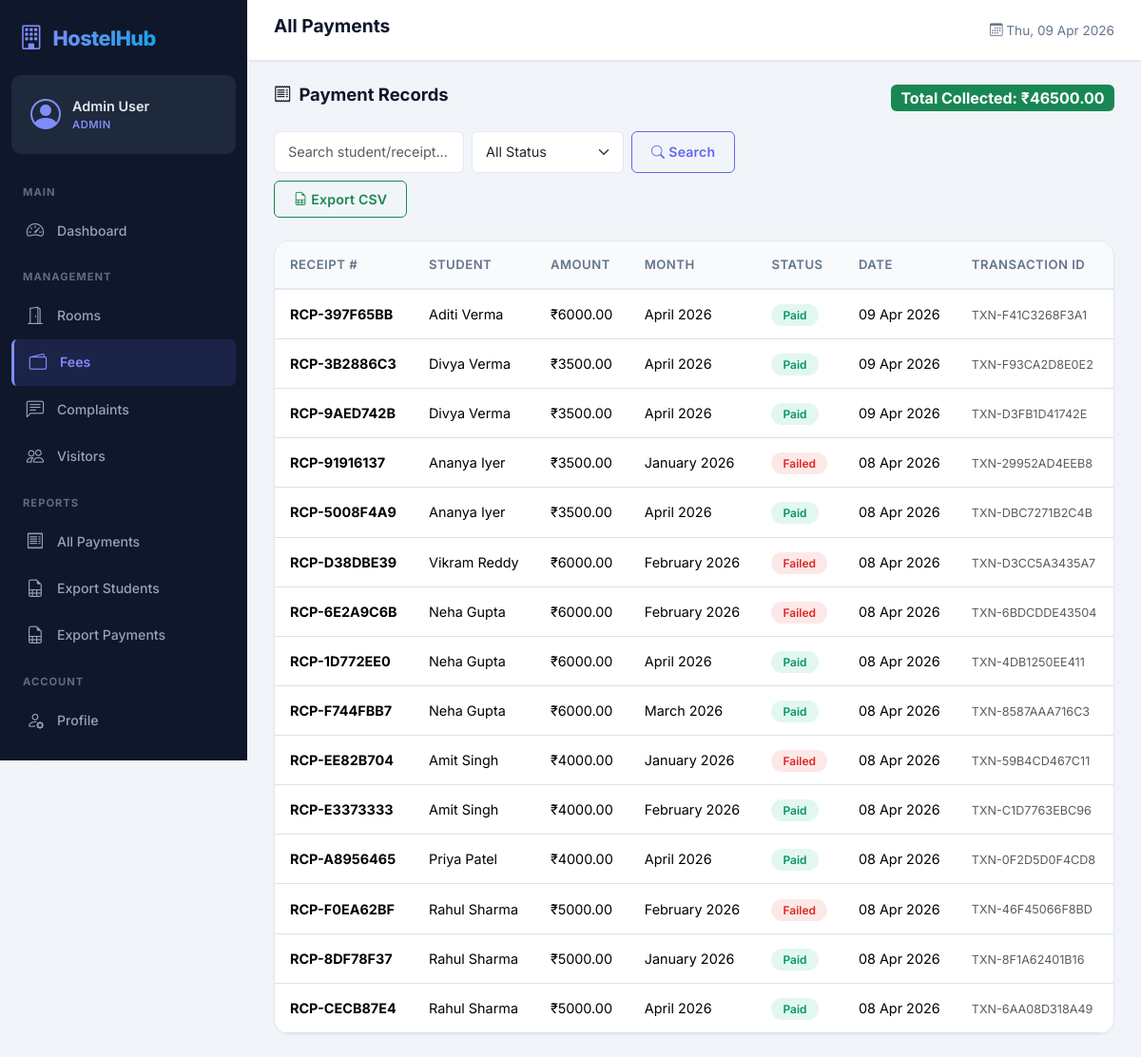
The app's page /fees/all/ (signed in) with its own data.
### apps/accounts/models.py (models this page shows, shortened)
class CustomUser(AbstractUser):
    ROLE_CHOICES = [
        ('student', 'Student'),
        ('admin', 'Admin'),
        ('warden', 'Warden'),
    ]
    role = models.CharField(max_length=10, choices=ROLE_CHOICES, default='student')
    phone = models.CharField(max_length=15, blank=True)
    parent_phone = models.CharField(max_length=15, blank=True, verbose_name='Parent/Guardian Phone')
    address = models.TextField(blank=True)
    institution = models.CharField(max_length=200, blank=True, verbose_name='College/Institution')
    profile_pic = models.ImageField(upload_to='profile_pics/', blank=True, null=True)
    class Meta:
        verbose_name = 'User'
        verbose_name_plural = 'Users'
    @property
    def is_student(self):
        return self.role == 'student'
    @property
    def is_hostel_admin(self):
        return self.role == 'admin' or self.is_superuser

### apps/fees/models.py (models this page shows, shortened)
class Payment(models.Model):
    STATUS_CHOICES = [
        ('pending', 'Pending'),
        ('paid', 'Paid'),
        ('failed', 'Failed'),
    ]
    student = models.ForeignKey(settings.AUTH_USER_MODEL, on_delete=models.CASCADE, related_name='payments')
    amount = models.DecimalField(max_digits=10, decimal_places=2)
    fee_month = models.CharField(max_length=20, help_text='e.g., April 2026')
    payment_date = models.DateTimeField(auto_now_add=True)
    transaction_id = models.CharField(max_length=50, unique=True, editable=False)
    status = models.CharField(max_length=10, choices=STATUS_CHOICES, default='pending')
    receipt_number = models.CharField(max_length=20, unique=True, editable=False)
    payment_method = models.CharField(max_length=30, default='Online (Mock)')
    notes = models.TextField(blank=True)
    class Meta:
        ordering = ['-payment_date']

### apps/fees/views.py (the view)
    def wrapper(request, *args, **kwargs):
        if not request.user.is_authenticated:
            return redirect('accounts:login')
        if not (request.user.is_hostel_admin or request.user.is_warden):
            messages.error(request, 'Access denied.')
            return redirect('dashboard:home')
        return view_func(request, *args, **kwargs)

### apps/fees/views.py (called while the page is built, shortened)
def admin_required(view_func):
    def wrapper(request, *args, **kwargs):
        if not request.user.is_authenticated:
            return redirect('accounts:login')
        if not (request.user.is_hostel_admin or request.user.is_warden):
            messages.error(request, 'Access denied.')
            return redirect('dashboard:home')
        return view_func(request, *args, **kwargs)
    return wrapper

@admin_required
def all_payments(request):
    payments = Payment.objects.all().select_related('student')
    status_filter = request.GET.get('status')
    if status_filter:
        payments = payments.filter(status=status_filter)
    search = request.GET.get('search')
    total_collected = sum(p.amount for p in payments if p.status == 'paid')
    context = {
        'payments': payments,
        'total_collected': total_collected,
        'selected_status': status_filter,
        'search_query': search or '',
    }
    return render(request, 'fees/all_payments.html', context)

### templates/fees/all_payments.html (shortened to what this page needs)
{% extends 'base.html' %}
{% block page_title %}All Payments{% endblock %}
{% block content %}
<div class="section-header">
    <h2><i class="bi bi-receipt me-2"></i>Payment Records</h2>
    <span class="badge bg-success fs-6">Total Collected: ₹{{ total_collected }}</span>
</div>
<div class="filter-bar">
    <form method="GET" class="d-flex flex-wrap gap-2">
        <input type="text" name="search" class="form-control form-control-sm" style="max-width:200px;"
               placeholder="Search student/receipt..." value="{{ search_query }}">
        <select name="status" class="form-select form-select-sm" style="max-width:160px;">
            <option value="">All Status</option>
        </select>
        <button class="btn btn-sm btn-outline-primary"><i class="bi bi-search me-1"></i>Search</button>
        <a href="{% url 'dashboard:export_csv' 'payments' %}" class="btn btn-sm btn-outline-success">
            <i class="bi bi-file-earmark-spreadsheet me-1"></i>Export CSV
        </a>
    </form>
</div>
<div class="table-container">
    <div class="table-responsive">
        <table class="table">
            <thead>
                <tr>
                    <th>Receipt #</th>
                    <th>Student</th>
                    <th>Amount</th>
                    <th>Month</th>
                    <th>Status</th>
                    <th>Date</th>
                    <th>Transaction ID</th>
                </tr>
            </thead>
            <tbody>
                {% for payment in payments %}
                <tr>
                    <td><strong>{{ payment.receipt_number }}</strong></td>
                    <td>{{ payment.student.get_full_name }}</td>
                    <td>₹{{ payment.amount }}</td>
                    <td>{{ payment.fee_month }}</td>
                    <td><span class="badge-status badge-{{ payment.status }}">{{ payment.get_status_display }}</span></td>
                    <td>{{ payment.payment_date|date:"d M Y" }}</td>
                    <td><small class="text-muted">{{ payment.transaction_id }}</small></td>
                </tr>
                {% empty %}
                <tr>
                    <td colspan="7" class="text-center text-muted py-4">No payments found.</td>
                </tr>
                {% endfor %}
            </tbody>
        </table>
    </div>
</div>
{% endblock %}

### templates/base.html (shortened to what this page needs)
{% load static %}
<!DOCTYPE html>
<html lang="en" data-bs-theme="light">
<head>
    <link href="https://cdn.jsdelivr.net/npm/bootstrap@5.3.3/dist/css/bootstrap.min.css" rel="stylesheet">
    <link rel="stylesheet" href="https://cdn.jsdelivr.net/npm/bootstrap-icons@1.11.3/font/bootstrap-icons.min.css">
    <link rel="stylesheet" href="{% static 'css/style.css' %}">
</head>
<body>
    {% if user.is_authenticated %}
    <div class="app-wrapper">
        <nav class="sidebar" id="sidebar">
            <div class="sidebar-header">
                <div class="brand">
                    <i class="bi bi-building"></i>
                    <span class="brand-text">HostelHub</span>
                </div>
            </div>
            <div class="sidebar-user">
                <div class="user-avatar">
                    <i class="bi bi-person-circle"></i>
                </div>
                <div class="user-info">
                    <span class="user-name">{{ user.get_full_name|default:user.username }}</span>
                    <span class="user-role badge-role">{{ user.get_role_display }}</span>
                </div>
            </div>
            <ul class="sidebar-nav">
                <li class="nav-section">Main</li>
                <li class="nav-item {% if request.resolver_match.url_name == 'home' %}active{% endif %}">
                    <a href="{% url 'dashboard:home' %}">
                        <i class="bi bi-speedometer2"></i>
                        <span>Dashboard</span>
                    </a>
                </li>
                <li class="nav-section">Management</li>
                <li class="nav-item {% if 'rooms' in request.resolver_match.app_name %}active{% endif %}">
                    <a href="{% url 'rooms:room_list' %}">
                        <i class="bi bi-door-open"></i>
                        <span>Rooms</span>
                    </a>
                </li>
                <li class="nav-item {% if 'fees' in request.resolver_match.app_name %}active{% endif %}">
                    <a href="{% url 'fees:fee_dashboard' %}">
                        <i class="bi bi-wallet2"></i>
                        <span>Fees</span>
                    </a>
                </li>
                <li class="nav-item {% if 'complaints' in request.resolver_match.app_name %}active{% endif %}">
                    <a href="{% url 'complaints:complaint_list' %}">
                        <i class="bi bi-chat-left-text"></i>
                        <span>Complaints</span>
                    </a>
                </li>
                <li class="nav-item {% if 'visitors' in request.resolver_match.app_name %}active{% endif %}">
                    <a href="{% url 'visitors:visitor_list' %}">
                        <i class="bi bi-people"></i>
                        <span>Visitors</span>
                    </a>
                </li>
                {% if user.is_hostel_admin or user.is_warden %}
                <li class="nav-section">Reports</li>
                <li class="nav-item">
                    <a href="{% url 'fees:all_payments' %}">
                        <i class="bi bi-receipt"></i>
                        <span>All Payments</span>
                    </a>
                </li>
                <li class="nav-item">
                    <a href="{% url 'dashboard:export_csv' 'students' %}">
                        <i class="bi bi-file-earmark-spreadsheet"></i>
                        <span>Export Students</span>
                    </a>
                </li>
                <li class="nav-item">
                    <a href="{% url 'dashboard:export_csv' 'payments' %}">
                        <i class="bi bi-file-earmark-spreadsheet"></i>
                        <span>Export Payments</span>
                    </a>
                </li>
                {% endif %}
                <li class="nav-section">Account</li>
                <li class="nav-item {% if request.resolver_match.url_name == 'profile' %}active{% endif %}">
                    <a href="{% url 'accounts:profile' %}">
                        <i class="bi bi-person-gear"></i>
                        <span>Profile</span>
                    </a>
                </li>
                <li class="nav-item">
                    <a href="{% url 'accounts:logout' %}" class="text-danger">
                        <i class="bi bi-box-arrow-left"></i>
                        <span>Logout</span>
                    </a>
                </li>
            </ul>
        </nav>
        <main class="main-content">
            <header class="top-navbar">
                <h1 class="page-title">{% block page_title %}Dashboard{% endblock %}</h1>
                <div class="navbar-actions">
                    <span class="welcome-text d-none d-sm-inline">
                        <i class="bi bi-calendar3"></i>
                        {% now "D, d M Y" %}
                    </span>
                </div>
            </header>
            <div class="content-area">
                {% block content %}{% endblock %}
            </div>
        </main>
    </div>
    {% endif %}
</body>
</html>

### records on screen
CustomUser: get_full_name "Admin User", role "ADMIN"
Payment: receipt_number "RCP-397F65BB", student.get_full_name "Aditi Verma", amount "6000.00", fee_month "April 2026", status "Paid", payment_date "09 Apr 2026", transaction_id "TXN-F41C3268F3A1"
Payment: receipt_number "RCP-3B2886C3", student.get_full_name "Divya Verma", amount "3500.00", fee_month "April 2026", status "Paid", payment_date "09 Apr 2026", transaction_id "TXN-F93CA2D8E0E2"
Payment: receipt_number "RCP-9AED742B", student.get_full_name "Divya Verma", amount "3500.00", fee_month "April 2026", status "Paid", payment_date "09 Apr 2026", transaction_id "TXN-D3FB1D41742E"
Payment: receipt_number "RCP-91916137", student.get_full_name "Ananya Iyer", amount "3500.00", fee_month "January 2026", status "Failed", payment_date "08 Apr 2026", transaction_id "TXN-29952AD4EEB8"
Payment: receipt_number "RCP-5008F4A9", student.get_full_name "Ananya Iyer", amount "3500.00", fee_month "April 2026", status "Paid", payment_date "08 Apr 2026", transaction_id "TXN-DBC7271B2C4B"
Payment: receipt_number "RCP-D38DBE39", student.get_full_name "Vikram Reddy", amount "6000.00", fee_month "February 2026", status "Failed", payment_date "08 Apr 2026", transaction_id "TXN-D3CC5A3435A7"
Payment: receipt_number "RCP-6E2A9C6B", student.get_full_name "Neha Gupta", amount "6000.00", fee_month "February 2026", status "Failed", payment_date "08 Apr 2026", transaction_id "TXN-6BDCDDE43504"
Payment: receipt_number "RCP-1D772EE0", student.get_full_name "Neha Gupta", amount "6000.00", fee_month "April 2026", status "Paid", payment_date "08 Apr 2026", transaction_id "TXN-4DB1250EE411"
Payment: receipt_number "RCP-F744FBB7", student.get_full_name "Neha Gupta", amount "6000.00", fee_month "March 2026", status "Paid", payment_date "08 Apr 2026", transaction_id "TXN-8587AAA716C3"
Payment: receipt_number "RCP-EE82B704", student.get_full_name "Amit Singh", amount "4000.00", fee_month "January 2026", status "Failed", payment_date "08 Apr 2026", transaction_id "TXN-59B4CD467C11"
Payment: receipt_number "RCP-E3373333", student.get_full_name "Amit Singh", amount "4000.00", fee_month "February 2026", status "Paid", payment_date "08 Apr 2026", transaction_id "TXN-C1D7763EBC96"
Payment: receipt_number "RCP-A8956465", student.get_full_name "Priya Patel", amount "4000.00", fee_month "April 2026", status "Paid", payment_date "08 Apr 2026", transaction_id "TXN-0F2D5D0F4CD8"
Payment: receipt_number "RCP-F0EA62BF", student.get_full_name "Rahul Sharma", amount "5000.00", fee_month "February 2026", status "Failed", payment_date "08 Apr 2026", transaction_id "TXN-46F45066F8BD"
Payment: receipt_number "RCP-8DF78F37", student.get_full_name "Rahul Sharma", amount "5000.00", fee_month "January 2026", status "Paid", payment_date "08 Apr 2026", transaction_id "TXN-8F1A62401B16"
Payment: receipt_number "RCP-CECB87E4", student.get_full_name "Rahul Sharma", amount "5000.00", fee_month "April 2026", status "Paid", payment_date "08 Apr 2026", transaction_id "TXN-6AA08D318A49"

### other values on screen
{{ total_collected }} "46500.00"
